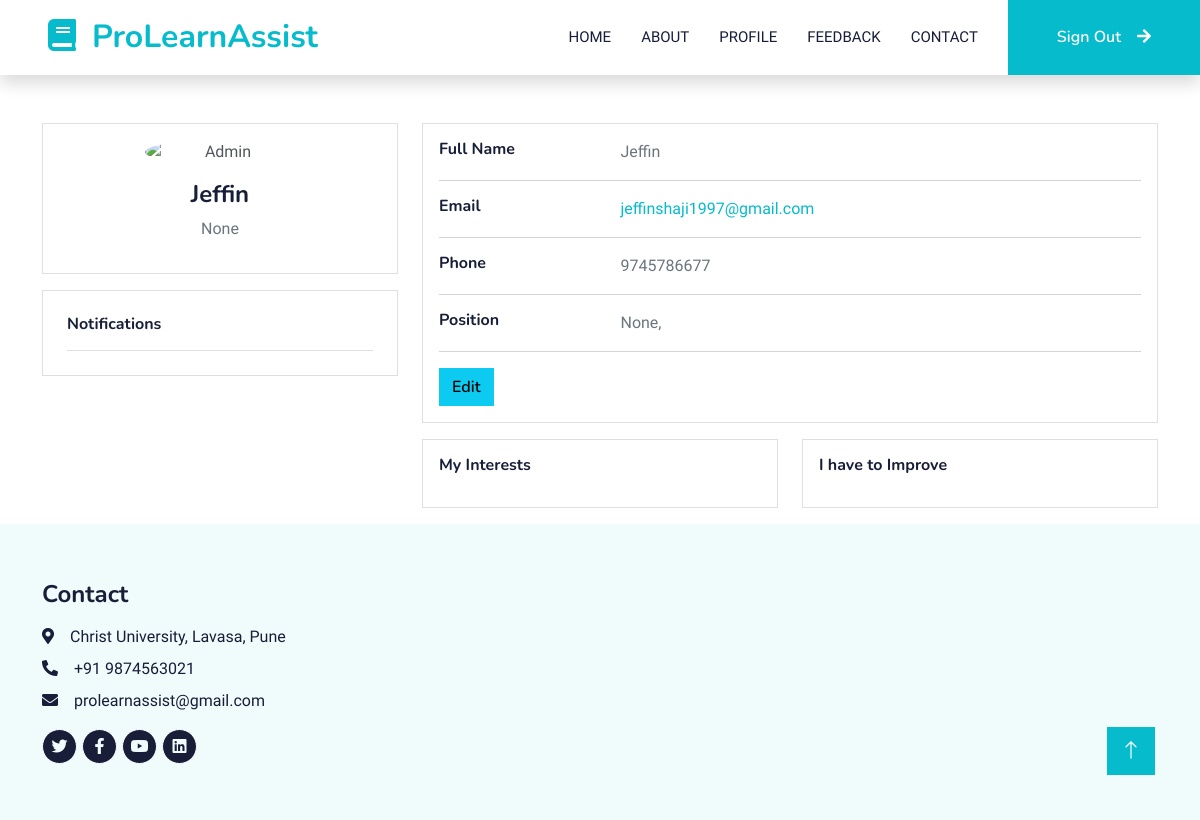
The app's page /userprofile (signed in), older data.
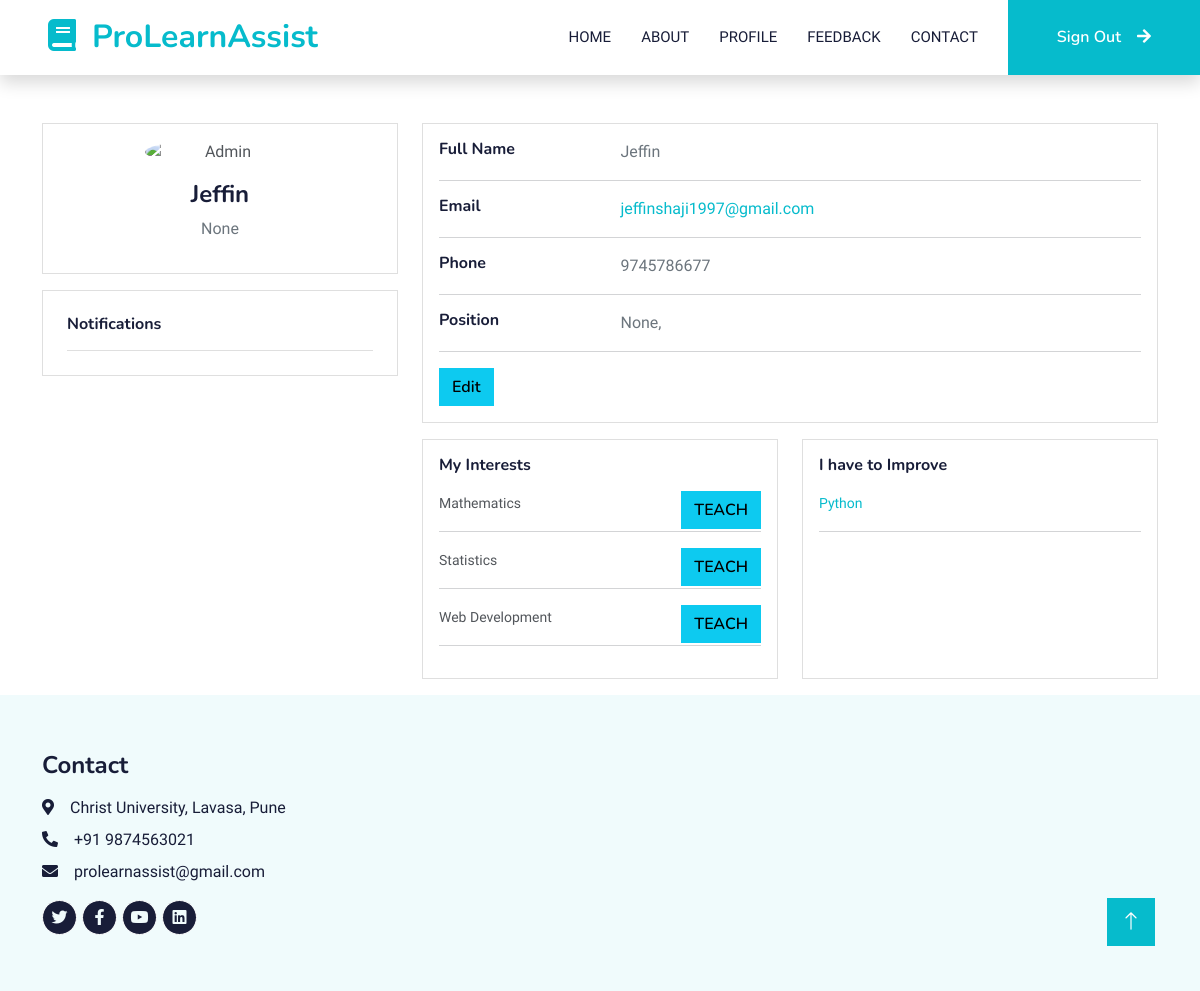
The same page, newer data.
### user/models.py (models this page shows, shortened)
class user_details(models.Model):
    user=models.ForeignKey(User,on_delete=models.CASCADE,default=0)
    Phone=models.BigIntegerField(null=True)
    Qualification=models.CharField(max_length=100,null=False)
    Interest=models.CharField(max_length=100,null=False)
    CurrentStatus=models.CharField(max_length=100,null=True)
    Institution=models.CharField(max_length=100,null=False)

class interests(models.Model):
    user=models.ForeignKey(User,on_delete=models.CASCADE, default=0)
    Subject=models.CharField(max_length=100,null=False)
    Teaching_status = models.IntegerField(default=0)

class improvements(models.Model):
    user=models.ForeignKey(User,on_delete=models.CASCADE, default=0)
    Subject=models.CharField(max_length=100,null=False)
    Learning=models.CharField(max_length=100,null=False)

### user/views.py (the view)
# urls.py: path('userprofile',views.user_profile,name='userprofile'),
def user_profile(request):
    data = user_details.objects.filter(user_id = request.user)
    interest=interests.objects.filter(user_id = request.user)
    improvement=improvements.objects.filter(user_id = request.user)
    noti = teching.objects.filter(teach_by=request.user,teach_status=0)
    return render(request,"user/main/userprofile.html",{'data':data,'interest':interest,'improvement':improvement,'noti':noti})

### templates/user/main/userprofile.html (shortened to what the changed rows need)
{% extends 'user/base.html'%}
{% block content%}
    <div class="container">
        <div class="main-body mt-5">
            <div class="row gutters-sm">
                <div class="col-md-4 mb-3">
                    <div class="card">
                        <div class="card-body">
                            <div class="d-flex flex-column align-items-center text-center">
                                <div class="mt-3">
                                    <h4>{{request.user.username}}</h4>
                                    {% for i in data %}
                                    <p class="text-secondary mb-1">{{i.CurrentStatus}}</p>
                                    {% endfor %}
                                </div>
                            </div>
                        </div>
                    </div>
                </div>
                <div class="col-md-8">
                    <div class="card mb-3">
                        <div class="card-body">
                            <div class="row">
                                <div class="col-sm-3">
                                </div>
                                <div class="col-sm-9 text-secondary">
                                </div>
                            </div>
                            <hr>
                            <div class="row">
                                <div class="col-sm-3">
                                </div>
                                <div class="col-sm-9 text-secondary">
                                </div>
                            </div>
                            <hr>
                            <div class="row">
                                <div class="col-sm-3">
                                    <h6 class="mb-0">Phone</h6>
                                </div>
                                {% for i in data %}
                                <div class="col-sm-9 text-secondary">
                                    {{i.Phone}}
                                </div>
                            </div>
                            <hr>
                            <div class="row">
                                <div class="col-sm-3">
                                    <h6 class="mb-0">Position</h6>
                                </div>
                                <div class="col-sm-9 text-secondary">
                                    {{i.CurrentStatus}}, {{i.Institution}}
                                </div>
                            </div>
                            {% endfor %}
                            <hr>
                            <div class="row">
                                <div class="col-sm-12">
                                </div>
                            </div>
                        </div>
                    </div>
                    <div class="row gutters-sm">
                        <div class="col-sm-6 mb-3">
                            <div class="card h-100">
                                <div class="card-body">
                                    <h6 class="d-flex align-items-center mb-3">My Interests</h6>
                                    {% for i in interest %}
                                    <small>{{i.Subject}}</small>
                                    {% if i.Teaching_status == 0 %}
                                    <a class="btn btn-info float-end "
                                        href="{% url 'teach_noti' id=i.id %}">TEACH</a>
                                        {% elif i.Teaching_status == 1 %}
                                        <a class="btn btn-info float-end "
                                        href="#">REQUESTED</a>
                                        {% elif i.Teaching_status == 2 %}
                                        <a class="btn btn-info float-end "
                                        href="#">ACCEPTED</a>
                                        {% endif %}
                                    <hr>
                                    {% endfor %}
                                </div>
                            </div>
                        </div>
                        <div class="col-sm-6 mb-3">
                            <div class="card h-100">
                                <div class="align card-body">
                                    <h6 class="d-flex align-items-center mb-3">I have to Improve</h6>
                                    {% for k in improvement %}
                                            <a href="{% url 'lists' sub=k.Learning %}"><small>{{k.Learning}}</small></a><hr>
                                    {% endfor %}
                                </div>
                            </div>
                        </div>
                    </div>
                </div>
            </div>
        </div>
    </div>
    {% endblock content%}

Row changes from the older to the newer data that the page shows:
added interests: Subject "Mathematics", Teaching_status "TEACH"
added interests: Subject "Statistics", Teaching_status "TEACH"
added interests: Subject "Web Development", Teaching_status "TEACH"
added improvements: Learning "Python"
